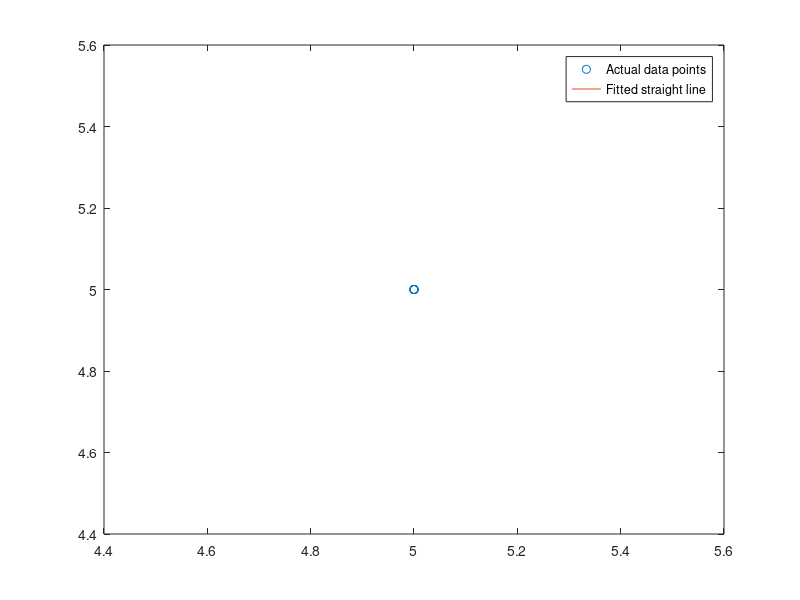

MATLAB code for this plot:
clc
clear all;
close all;
n=input('Enter number of data points: ')
for i=1:n
    fprintf('enter data set =%d\n',i)
    x(i)=input('x value :');
    y(i)=input('y valur :');
end
sumx=0;
sumy=0;
sumxy=0;
sumxsq=0;
for(i=1:n)
    sumx=sumx+x(i);
    sumy=sumy+y(i);
    sumxy=sumxy+x(i)*y(i);
    sumxsq=sumxsq+x(i)^2;
end
a1=(n*sumxy-sumx*sumy)/(n*sumxsq-sumx^2)
a0=(sumy/n)-a1*sumx/n
plot(x,y,'o');
hold on;
ym=a0+a1.*x;
plot(x,ym)
legend('Actual data points','Fitted straight line')